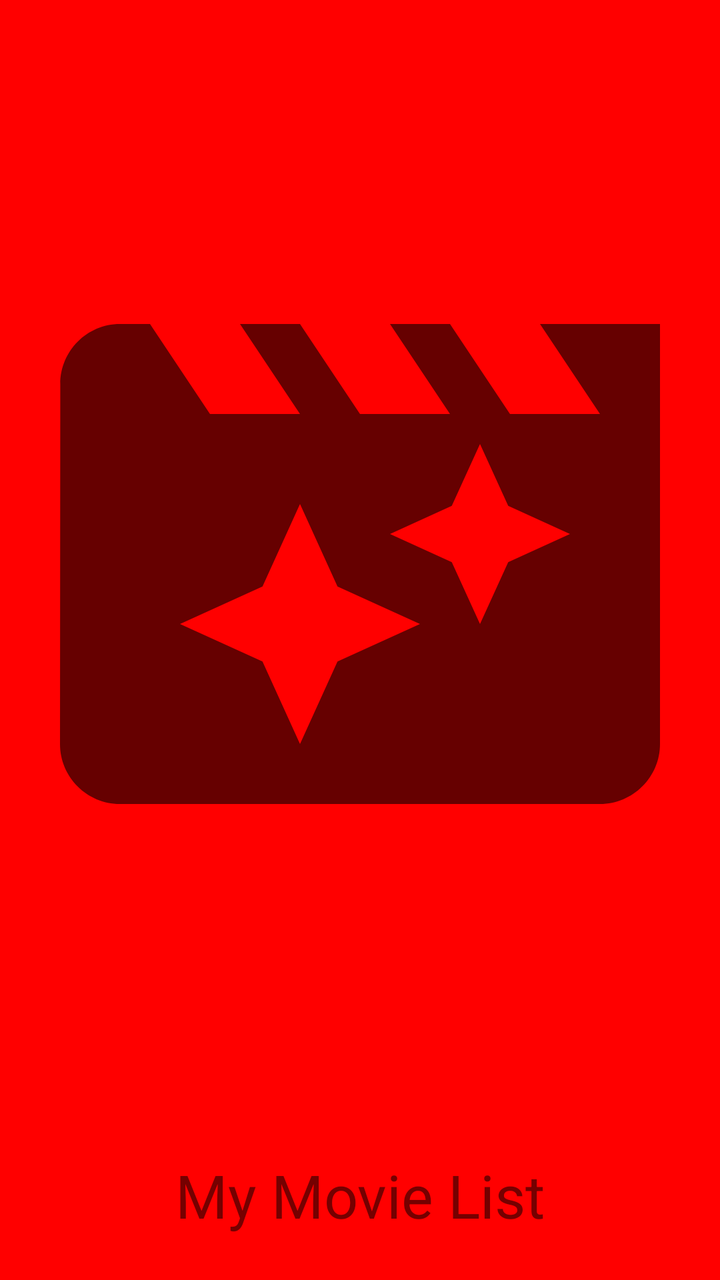
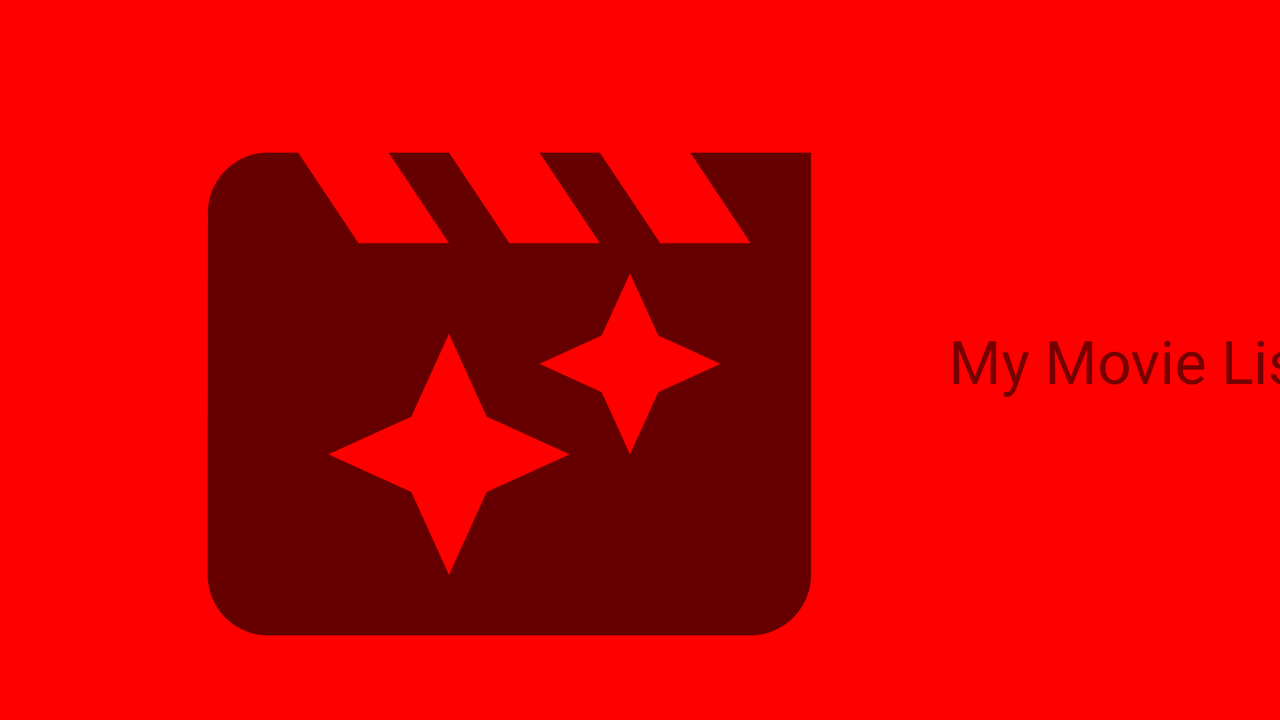

Two renders of one Android screen. The first uses the default layout on a phone; the second uses the alternative layout the repository ships for a different screen configuration, on a matching device. The two XML files are below.
<!-- AndroidManifest.xml: application theme Theme.MyMovieList -->
<!-- res/layout/splash_act.xml -->
<?xml version="1.0" encoding="utf-8"?>
<androidx.constraintlayout.widget.ConstraintLayout xmlns:android="http://schemas.android.com/apk/res/android"
    xmlns:app="http://schemas.android.com/apk/res-auto"
    xmlns:tools="http://schemas.android.com/tools"
    android:layout_width="match_parent"
    android:layout_height="match_parent"
    android:background="@color/red">

    <ImageView
        android:id="@+id/movieLogo"
        android:layout_width="wrap_content"
        android:layout_height="wrap_content"
        android:layout_marginTop="32dp"
        app:layout_constraintEnd_toEndOf="parent"
        app:layout_constraintStart_toStartOf="parent"
        app:layout_constraintTop_toTopOf="parent"
        app:srcCompat="@drawable/ic_baseline_movie_filter_24"
        />

    <TextView
        android:id="@+id/textView"
        android:layout_width="wrap_content"
        android:layout_height="wrap_content"
        android:layout_marginTop="23dp"
        android:text="@string/app_name"
        app:layout_constraintBottom_toBottomOf="parent"
        app:layout_constraintEnd_toEndOf="parent"
        app:layout_constraintStart_toStartOf="parent"
        style="@style/splashText"

        app:layout_constraintTop_toBottomOf="@+id/movieLogo" />
</androidx.constraintlayout.widget.ConstraintLayout>
<!-- resources referenced by this layout -->
<resources>
  <color name="red">#FF0000</color>
  <!-- drawable ic_baseline_movie_filter_24 (drawable) -->
  <vector android:height="500dp" android:tint="?attr/colorControlNormal"
      android:viewportHeight="24" android:viewportWidth="24"
      android:width="500dp" xmlns:android="http://schemas.android.com/apk/res/android">
      <path android:fillColor="@android:color/white" android:pathData="M18,4l2,3h-3l-2,-3h-2l2,3h-3l-2,-3L8,4l2,3L7,7L5,4L4,4c-1.1,0 -1.99,0.9 -1.99,2L2,18c0,1.1 0.9,2 2,2h16c1.1,0 2,-0.9 2,-2L22,4h-4zM11.25,15.25L10,18l-1.25,-2.75L6,14l2.75,-1.25L10,10l1.25,2.75L14,14l-2.75,1.25zM16.94,11.94L16,14l-0.94,-2.06L13,11l2.06,-0.94L16,8l0.94,2.06L19,11l-2.06,0.94z"/>
  </vector>
  <string name="app_name">My Movie List</string>
  <style name="splashText">
          <item name="color">@color/black</item>
          <item name="android:textSize">30sp</item>
  
  
      </style>
  <style name="Theme.MyMovieList" parent="Theme.MaterialComponents.DayNight.DarkActionBar">
          
          <item name="colorPrimary">@color/purple_500</item>
          <item name="colorPrimaryVariant">@color/purple_700</item>
          <item name="colorOnPrimary">@color/white</item>
          
          <item name="colorSecondary">@color/teal_200</item>
          <item name="colorSecondaryVariant">@color/teal_700</item>
          <item name="colorOnSecondary">@color/black</item>
          
          <item name="android:statusBarColor" tools:targetApi="l">?attr/colorPrimaryVariant</item>
          
      </style>
  <color name="black">#FF000000</color>
  <color name="purple_500">#FF6200EE</color>
  <color name="purple_700">#FF3700B3</color>
  <color name="white">#FFFFFFFF</color>
  <color name="teal_200">#FF03DAC5</color>
  <color name="teal_700">#FF018786</color>
</resources>
<!-- res/layout-land/splash_act.xml (the author's variant of the layout above) -->
<!-- drawn on the phone turned sideways -->
<?xml version="1.0" encoding="utf-8"?>
<androidx.constraintlayout.widget.ConstraintLayout xmlns:android="http://schemas.android.com/apk/res/android"
    xmlns:app="http://schemas.android.com/apk/res-auto"
    xmlns:tools="http://schemas.android.com/tools"
    android:layout_width="match_parent"
    android:layout_height="match_parent"
    android:background="@color/red">

    <ImageView
        android:id="@+id/movieLogo"
        android:layout_width="476dp"
        android:layout_height="362dp"
        android:layout_marginTop="16dp"
        app:layout_constraintEnd_toEndOf="parent"
        app:layout_constraintHorizontal_bias="0.101"
        app:layout_constraintStart_toStartOf="parent"
        app:layout_constraintTop_toTopOf="parent"
        app:srcCompat="@drawable/ic_baseline_movie_filter_24" />

    <TextView
        android:id="@+id/textView"
        style="@style/splashText"
        android:layout_width="wrap_content"
        android:layout_height="wrap_content"
        android:layout_marginStart="9dp"

        android:layout_marginEnd="8dp"
        android:text="@string/app_name"
        app:layout_constraintBottom_toBottomOf="parent"
        app:layout_constraintEnd_toEndOf="parent"
        app:layout_constraintStart_toEndOf="@+id/movieLogo"
        app:layout_constraintTop_toTopOf="parent" />
</androidx.constraintlayout.widget.ConstraintLayout>
